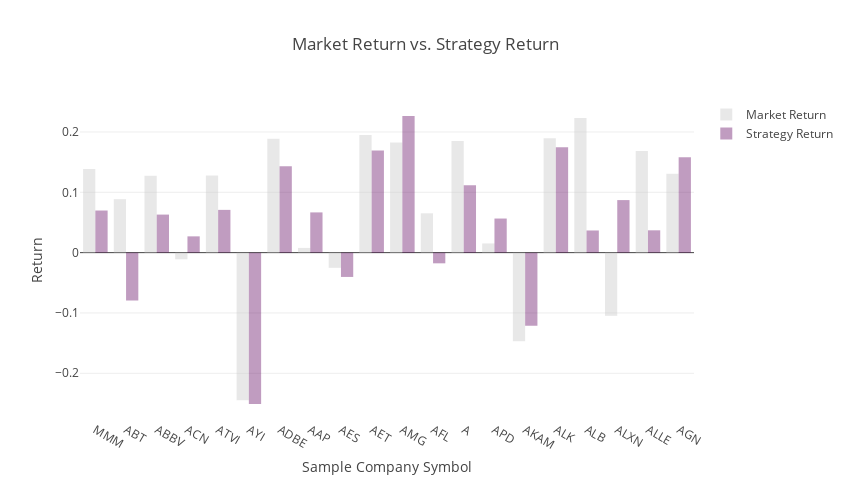

The cell this chart's notebook holds for it:
### Code cell
# use plotly to plot the bar chart of market return vs. strategy return
mr = dict(type = 'bar',
          name = 'Market Return',
          y = strategy1['Market Return'],
          x = strategy1.index,
          marker = dict(color = 'rgb(200,200,200)'),
          opacity=0.4
        )
sr = dict(type = 'bar',
          name = 'Strategy Return',
          y = strategy1['Strategy Return'],
          x = strategy1.index,
          marker = dict(color = 'rgb(100,10,100)'),
          opacity = 0.4
         )
layout = dict(width=850, height=500,                        
              yaxis={'title': 'Return'},                    
              title='Market Return vs. Strategy Return',            
              xaxis={'title': 'Sample Company Symbol'}
         )
iplot(go.Figure(data=[mr,sr], layout=layout))

### Figure 1 — Plotly figure (JSON) as saved in the notebook; plotly's stock layout.template omitted (floating-point values rounded to 4 significant figures)
{"data": [{"marker": {"color": "rgb(200,200,200)"}, "name": "Market Return", "opacity": 0.4, "type": "bar", "x": ["MMM", "ABT", "ABBV", "ACN", "ATVI", "AYI", "ADBE", "AAP", "AES", "AET", "AMG", "AFL", "A", "APD", "AKAM", "ALK", "ALB", "ALXN", "ALLE", "AGN"], "y": [0.1385, 0.08865, 0.1276, -0.01108, 0.1281, -0.2447, 0.1886, 0.007838, -0.02521, 0.1952, 0.1828, 0.06523, 0.185, 0.01531, -0.1468, 0.1895, 0.2231, -0.1048, 0.1685, 0.1309]}, {"marker": {"color": "rgb(100,10,100)"}, "name": "Strategy Return", "opacity": 0.4, "type": "bar", "x": ["MMM", "ABT", "ABBV", "ACN", "ATVI", "AYI", "ADBE", "AAP", "AES", "AET", "AMG", "AFL", "A", "APD", "AKAM", "ALK", "ALB", "ALXN", "ALLE", "AGN"], "y": [0.06981, -0.07937, 0.06307, 0.02699, 0.07087, -0.2509, 0.143, 0.0667, -0.04031, 0.1692, 0.2265, -0.01774, 0.1118, 0.05652, -0.1212, 0.1749, 0.03675, 0.08709, 0.03701, 0.1582]}], "layout": {"height": 500, "title": "Market Return vs. Strategy Return", "width": 850, "xaxis": {"title": "Sample Company Symbol"}, "yaxis": {"title": "Return"}}}
